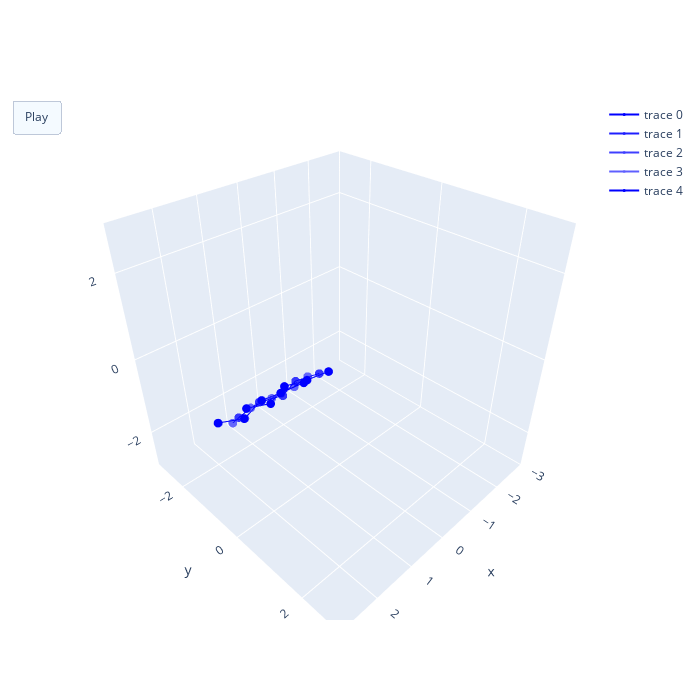

Notebook code cell kept with this figure:
### Code cell
sim.visualise_simulation_animation_traces(configurations, ghost_count=4, delay=20, frame_duration=20)

### Figure 1 — Plotly figure (JSON) as saved in the notebook; plotly's stock layout.template omitted (floating-point values rounded to 4 significant figures)
{"data": [{"marker": {"color": "blue", "opacity": 1, "size": 3}, "opacity": 1, "type": "scatter3d", "x": [3.0, 2.531, 2.049, 1.563, 1.091], "y": [-0.08819, 0.06109, -0.01841, -0.04921, 0.09942], "z": [0.06949, -0.02049, 0.0851, -0.02551, 0.05041]}, {"marker": {"color": "blue", "opacity": 0.875, "size": 3}, "mode": "lines+markers", "opacity": 0.875, "type": "scatter3d", "x": [2.59, 2.096, 1.612, 1.141, 0.6899], "y": [-0.02772, -0.03758, 0.07695, -0.08823, 0.1196], "z": [-0.01244, 0.06324, 0.007287, 0.01616, 0.07719]}, {"marker": {"color": "blue", "opacity": 0.75, "size": 3}, "mode": "lines+markers", "opacity": 0.75, "type": "scatter3d", "x": [2.79, 2.301, 1.803, 1.32, 0.8452], "y": [0.06594, -0.03563, -0.02978, 0.07716, -0.05899], "z": [0.03549, 0.04637, -0.006449, 0.06586, -0.009771]}, {"marker": {"color": "blue", "opacity": 0.625, "size": 3}, "mode": "lines+markers", "opacity": 0.625, "type": "scatter3d", "x": [2.99, 2.521, 2.041, 1.555, 1.082], "y": [-0.08691, 0.0665, -0.02751, -0.04054, 0.09573], "z": [0.06277, -0.01726, 0.08592, -0.03021, 0.05836]}, {"marker": {"color": "blue", "size": 3}, "type": "scatter3d", "x": [2.39, 1.912, 1.439, 0.9557, 0.4679], "y": [-0.04244, 0.07, -0.07488, 0.04547, 0.1545], "z": [0.0775, -0.01742, 0.05648, 0.01587, 0.02885]}], "layout": {"height": 700, "scene": {"aspectmode": "cube", "xaxis": {"range": [-3, 3]}, "yaxis": {"range": [-3, 3]}, "zaxis": {"range": [-3, 3]}}, "updatemenus": [{"buttons": [{"args": [null, {"frame": {"duration": 20, "redraw": true}, "fromcurrent": true}], "label": "Play", "method": "animate"}], "type": "buttons"}], "width": 700}}
